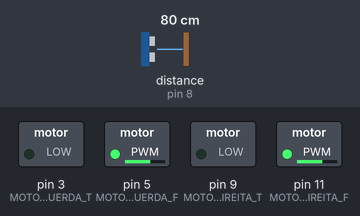
This sketch was run on a simulated Arduino Uno, built with avr-gcc and run on an emulated ATmega328P. Parts: switched loads named in the sketch (green lamp = pin HIGH). Wiring (inferred from the names in the program): ultrasonic range finder: trigger pin 7; echo pin 8. Inputs (shaded band) come from the test bench; at power-on: distance to the obstacle (sensor on pin 8) 80 cm. The echo pulse lasts 58.3 µs per cm; random numbers use the default seed unless the sketch sets one; pins used as bus, display or sensor lines are not drawn.

Above: at 1.8 s.
1.9 s: distance to the obstacle (sensor on pin 8) set to 62 cm
3.4 s: distance to the obstacle (sensor on pin 8) set to 55 cm
At 4.7 s:
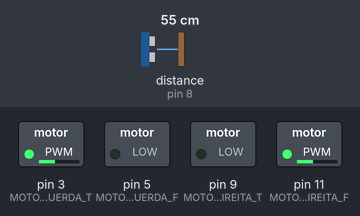
At 6.2 s:
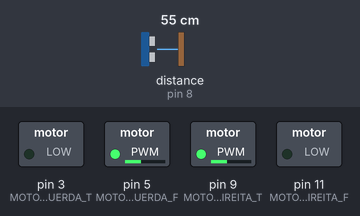
6.5 s: distance to the obstacle (sensor on pin 8) set to 2 cm
At 8.0 s:
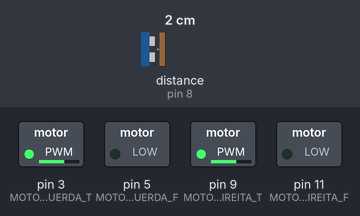
Timing chart, 0 to 9.5 s (numbered marks = the images above; inputs shaded):
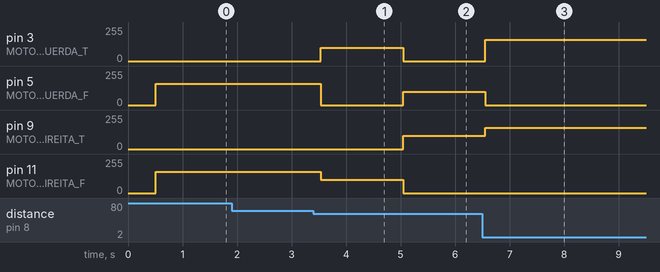

Measured:
- the behaviour switches between 60 and 59 cm on distance to the obstacle (sensor on pin 8) (found by bisection; images 0 and 1)
- after the input at 3.4 s, pin 3 (MOTOR_ESQUERDA_T): 0/255 → 100/255 after 0.13 s, → 0/255 1.5 s later; pin 5 (MOTOR_ESQUERDA_F): 160/255 → 0/255 after 0.13 s, → 100/255 1.5 s later; pin 9 (MOTOR_DIREITA_T): 0/255 → 100/255 after 1.6 s; pin 11 (MOTOR_DIREITA_F): 160/255 → 100/255 after 0.13 s, → 0/255 1.5 s later

The sketch:

ExemploDesvioObstaculos.ino
```cpp
// Tipos de dados
typedef const int pino_t;
typedef const int delta_t;
typedef const int velocidade_t;

/*
--------------------------------------------------------------
Motores
--------------------------------------------------------------
*/
pino_t MOTOR_DIREITA_F          = 11;
pino_t MOTOR_DIREITA_T          = 9;
pino_t MOTOR_ESQUERDA_F         = 5;
pino_t MOTOR_ESQUERDA_T         = 3;

/*
--------------------------------------------------------------
Sensores
--------------------------------------------------------------
*/
pino_t ULTRASSOM_ECHO           = 8;
pino_t ULTRASSOM_TRIGGER        = 7;

pino_t INFRAVERMELHO_E          = 0;    // Infravermelho lado esquerdo
pino_t INFRAVERMELHO_D          = 0;    // Infravermelho lado direito

/*
--------------------------------------------------------------
Deltas (diferenças de rotação entre os motores)
--------------------------------------------------------------
*/
delta_t DELTA_MOTOR_DIREITA           = 0;
delta_t DELTA_MOTOR_ESQUERDA          = 0;

/*
--------------------------------------------------------------
Níveis de velocidade
--------------------------------------------------------------
*/
velocidade_t VEL_MAX            = 220;
velocidade_t VEL_MED            = 160;
velocidade_t VEL_MIN            = 100;

/*
Protótipo das funções
*/
float calcularDistancia();
void configurarRobo();
void mostrarMSG(char *msg);
float lerDistancia();
void roboSetup();
void irParaFrente(velocidade_t velocidade);
void irParaTras(velocidade_t velocidade);
void virarDireita(velocidade_t velocidade);
void virarEsquerda(velocidade_t velocidade);
void girarDireita(velocidade_t velocidade);
void girarEsquerda(velocidade_t velocidade);
void parar();
void checkHardware(bool modo_verboso = false);


/*
Funções setup() e loop()
*/

void setup() {
  roboSetup();
}

void loop() {
float distancia = lerDistancia();

  if (distancia > 30) {
    irParaFrente(VEL_MED);
  }
  else if (distancia > 5 && distancia <= 30) {
    int movimento = random(1, 3);
    if (movimento == 1) {
      girarDireita(VEL_MIN);
    }
    else if (movimento == 2) {
      girarEsquerda(VEL_MIN);
    }
  }
  else if (distancia <= 5) {
    irParaTras(VEL_MED);
  }
}


/*
Implementação das funções
*/
float calcularDistancia()
{
    float tempo = 0;

    digitalWrite(ULTRASSOM_TRIGGER, HIGH);
    delayMicroseconds(200);
    digitalWrite(ULTRASSOM_TRIGGER, LOW);

    // Calcular tempo a partir do diparo do sinal
    tempo = pulseIn(ULTRASSOM_ECHO, HIGH);

    return tempo / 2 / 58;
}

void configurarRobo()
{
    // Configurar pinos motores
    pinMode(MOTOR_DIREITA_F, OUTPUT);
    pinMode(MOTOR_DIREITA_T, OUTPUT);
    pinMode(MOTOR_ESQUERDA_F, OUTPUT);
    pinMode(MOTOR_ESQUERDA_T, OUTPUT);

    // Configurar pinos sensores
    pinMode(ULTRASSOM_ECHO, INPUT);
    pinMode(ULTRASSOM_TRIGGER, OUTPUT);

    pinMode(INFRAVERMELHO_E, INPUT);
    pinMode(INFRAVERMELHO_D, INPUT);

    // Garantir que o trigger esteja em zero
    digitalWrite(ULTRASSOM_TRIGGER, LOW);
}

void mostrarMSG(char *msg)
{
    Serial.println("------------------------------------------------------");
    Serial.println(msg                                                     );
    Serial.println("------------------------------------------------------");
    Serial.println();
}

float lerDistancia()
{
    delay(500);
    return calcularDistancia();
}

void roboSetup()
{
    configurarRobo();
}

void irParaFrente(velocidade_t velocidade)
{
    parar();
    analogWrite(MOTOR_DIREITA_F, velocidade + DELTA_MOTOR_DIREITA);
    analogWrite(MOTOR_ESQUERDA_F, velocidade + DELTA_MOTOR_ESQUERDA);
}

void irParaTras(velocidade_t velocidade)
{
    parar();
    analogWrite(MOTOR_DIREITA_T, velocidade + DELTA_MOTOR_DIREITA);
    analogWrite(MOTOR_ESQUERDA_T, velocidade + DELTA_MOTOR_ESQUERDA);
}

void virarDireita(velocidade_t velocidade)
{
    parar();
    analogWrite(MOTOR_DIREITA_F, 0);
    analogWrite(MOTOR_ESQUERDA_F, velocidade + DELTA_MOTOR_ESQUERDA);
}

void virarEsquerda(velocidade_t velocidade)
{
    parar();
    analogWrite(MOTOR_DIREITA_F, velocidade + DELTA_MOTOR_DIREITA);
    analogWrite(MOTOR_ESQUERDA_F, 0);
}

void girarDireita(velocidade_t velocidade)
{
    parar();
    analogWrite(MOTOR_DIREITA_T, velocidade + DELTA_MOTOR_DIREITA);
    analogWrite(MOTOR_ESQUERDA_F, velocidade + DELTA_MOTOR_ESQUERDA);

}

void girarEsquerda(velocidade_t velocidade)
{
    parar();
    analogWrite(MOTOR_DIREITA_F, velocidade + DELTA_MOTOR_DIREITA);
    analogWrite(MOTOR_ESQUERDA_T, velocidade + DELTA_MOTOR_ESQUERDA);
}

void parar()
{
    analogWrite(MOTOR_DIREITA_F, 0);
    analogWrite(MOTOR_DIREITA_T, 0);
    analogWrite(MOTOR_ESQUERDA_F, 0);
    analogWrite(MOTOR_ESQUERDA_T, 0);
}

void checkHardware(bool modo_verboso = false)
{
    if (modo_verboso) {
        mostrarMSG("Verificação de hardware");
        Serial.println("--> acionando motores para frente                     ");

        irParaFrente(VEL_MED);
        delay(2000);
        parar();

        Serial.println("--> acionando motores para tras                       ");

        irParaTras(VEL_MED);
        delay(2000);
        parar();

        Serial.println("--> acionando motores para virar a direita            ");

        virarDireita(VEL_MED);
        delay(2000);
        parar();

        Serial.println("--> acionando motores para virar a esquerda           ");

        virarEsquerda(VEL_MED);
        delay(2000);
        parar();

        Serial.println("--> acionando motores para girar a direita            ");

        girarDireita(VEL_MED);
        delay(2000);
        parar();

        Serial.println("--> acionando motores para girar a esquerda           ");

        girarEsquerda(VEL_MED);
        delay(2000);
    }
    else {
        irParaFrente(VEL_MED);
        delay(2000);
        parar();

        irParaTras(VEL_MED);
        delay(2000);
        parar();

        virarDireita(VEL_MED);
        delay(2000);
        parar();

        virarEsquerda(VEL_MED);
        delay(2000);
        parar();

        girarDireita(VEL_MED);
        delay(2000);
        parar();

        girarEsquerda(VEL_MED);
        delay(2000);
        parar();
    }
    Serial.println("Check de hardware concluído");
    parar();
}
```
